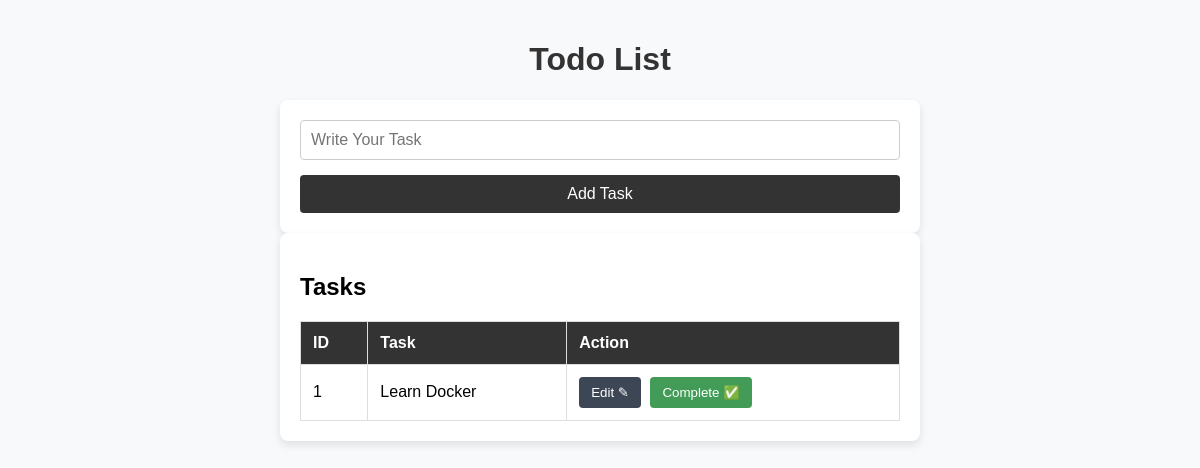
The page /todo/ on the database as committed earlier.
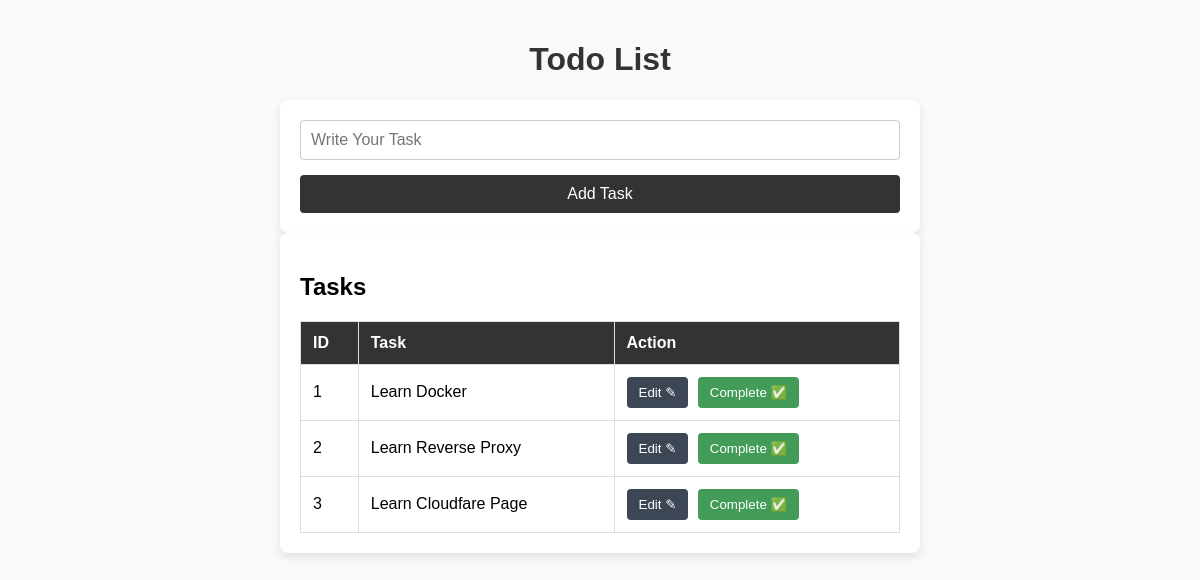
The same page on the database as committed later.
### todo/models.py (models this page shows)
class Task(models.Model):
    unique_id=models.AutoField(primary_key=True, unique=True)
    task=models.CharField(max_length=100)

### todo/views.py (the view)
# urls.py: path('', index, name="index"),
def index(request):
    if request.method == 'POST':
        form = TaskForm(request.POST)
        if form.is_valid():
            form.save()
            return redirect(reverse('index'))
    else:
        form = TaskForm()
    tasks = Task.objects.all()
    context = {'tasks': tasks, 'form': form}
    return render(request, 'todo/index.html', context)

### todo/forms.py
class TaskForm(ModelForm):
    class Meta:
        model=Task
        fields=[
            'unique_id',
            'task',
        ]

### todo/templates/todo/index.html (shortened to what this page needs)
<!DOCTYPE html>
<html lang="en">
<head>
</head>
<body>
    <h1>Todo List</h1>
    <div class="container">
        <form method="POST">
            <input type="text" name="task" placeholder="Write Your Task">
            <button type="submit" class="submit-button">Add Task</button>
        </form>
    </div>
    <div class="container">
        <h2>Tasks</h2>
        <table>
            <tr>
                <th>ID</th>
                <th>Task</th>
                <th>Action</th>
            </tr>
            {% for i in tasks %}
            <tr>
                <td>{{ forloop.counter }}</td>
                <td>{{ i.task }}</td>
                <td class="action-buttons">
                    <a href="{% url 'edit' i.unique_id %}"><button>Edit ✎</button></a>
                    <a href="{% url 'delete' i.unique_id %}"><button class="delete-btn">Complete ✅</button></a>
                </td>
            </tr>
            {% endfor %}
        </table>
    </div>
</body>
</html>

Rows that differ between the two databases and show on the page:
added Task: task "Learn Reverse Proxy"
added Task: task "Learn Cloudfare Page"
